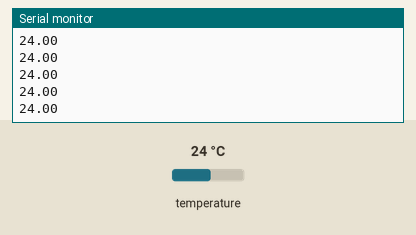
The sketch below on a simulated Arduino Uno, built with avr-gcc and run on an emulated ATmega328P. Parts: the last lines printed to the serial monitor. The inputs (shaded band) are chosen by the test bench; at power-on: temperature 24 °C.

Above: at 1.2 s.
1.3 s: temperature set to 12 °C
At 1.48 s:
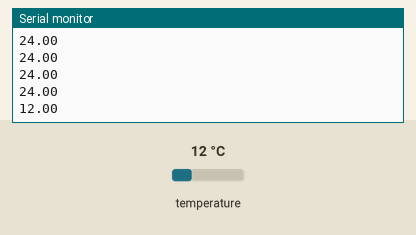
2.8 s: temperature set to 19 °C
At 2.82 s:
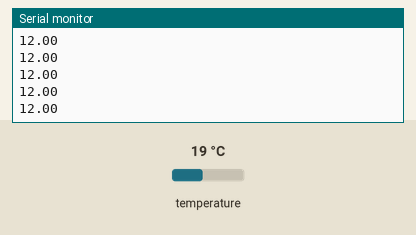
Timing chart, 0 to 5.8 s (numbered marks = the images above; inputs shaded):
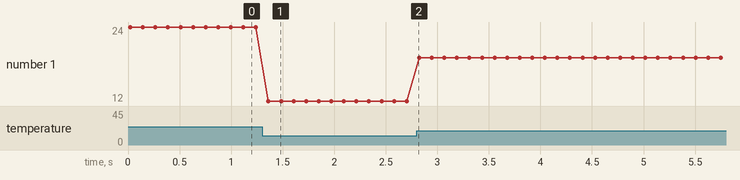

The sketch:

temp_digital.ino
```cpp
#include <OneWire.h>

int DS18B20_Pin=1;

OneWire ds(DS18B20_Pin);

void setup(void){
    Serial.begin(9600);
}

void loop(void){
    float temperature = getTemp();
    Serial.println(temperature);

    delay(100);
}

float getTemp(void){
    byte data[16];
    byte addr[8];

    if (!ds.search(addr)){
        ds.reset_search();
        return -1000;
    }

    if(OneWire::crc8(addr, 7) != addr[7]){
        Serial.println("CRC is not valid");
        return -1000;
    }

    if(addr[0] != 0x10 && addr[0] != 0x28){
        Serial.println("Device is not recognized");
        return -1000;
    }

    ds.reset();
    ds.select(addr);
    ds.write(0x44,1);

    byte present = ds.reset();
    ds.select(addr);
    ds.write(0xBE); // read scratchpad

    for (int i = 0; i < 9; i++){
        data[i] = ds.read();
    }

    ds.reset_search();

    byte MSB = data[1];
    byte LSB = data[0];

    float tempRead = ((MSB<<8)|LSB);
    float TemperatureSum = tempRead / 16;

    return TemperatureSum;

}
```

Measured:
- after the input at 1.3 s, the serial monitor: prints a new line after 0.06 s (image 1)
- plotted number 1: 24 → 12 after the input at 1.3 s, 12 → 19 after the input at 2.8 s
